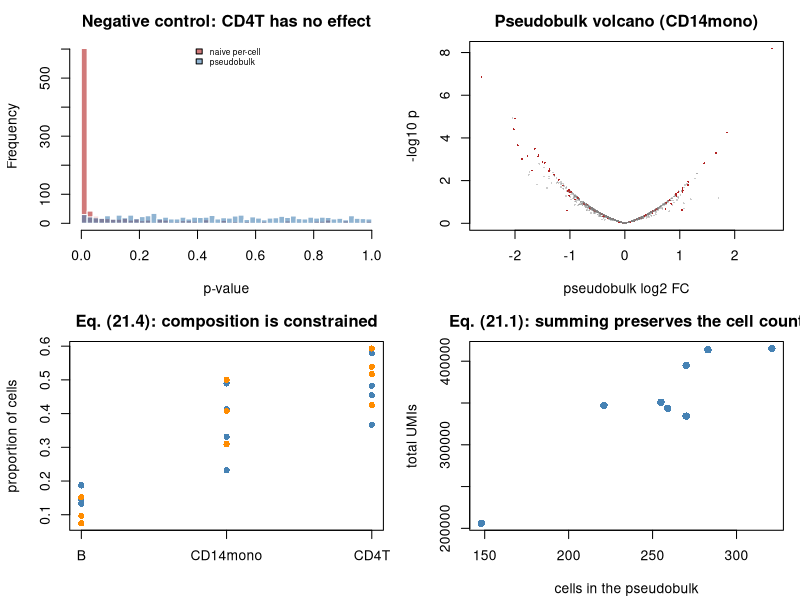

Reproduce this figure in R.
## ---- chunk 1
suppressPackageStartupMessages({library(MASS); library(nlme)})
MODULE_NAME <- "31_single_cell_pseudobulk"
OUT <- file.path(Sys.getenv("STATS_OUT", unset = "results"), MODULE_NAME)
dir.create(OUT, recursive = TRUE, showWarnings = FALSE)
header <- function(txt) cat("\n", strrep("=", 72), "\n", txt, "\n",
                            strrep("=", 72), "\n", sep = "")
## ---- chunk 2
header("1. Simulating a Kang-like multi-donor scRNA-seq experiment")
simulate_sc <- function(n_donors_per_arm = 4, G = 1000, n_de = 100, lfc = 1,
                        cell_types = c("CD4T", "CD14mono", "B"),
                        base_props = c(0.55, 0.30, 0.15),
                        da_effect = c(0, 0.5, -0.5)) {
  donors <- sprintf("D%02d", seq_len(2*n_donors_per_arm) - 1)
  arm <- setNames(rep(c("ctrl", "stim"), each = n_donors_per_arm), donors)
  true_lfc <- numeric(G); de_idx <- sample(G, n_de)
  true_lfc[de_idx] <- rnorm(n_de, 0, lfc)
  base_expr <- exp(rnorm(G, -1.2, 1.4))
  ct_mod <- lapply(cell_types, function(ct) exp(rnorm(G, 0, 0.5)))
  names(ct_mod) <- cell_types
  blocks <- list(); metas <- list()
  for (d in donors) {
    donor_eff <- rnorm(G, 0, 0.45)                 # SHARED by all this donor's cells
    n_cells <- sample(400:900, 1)
    shift <- if (arm[d] == "stim") da_effect else rep(0, length(cell_types))
    logits <- log(base_props) + shift + rnorm(length(cell_types), 0, 0.25)
    props <- exp(logits)/sum(exp(logits))
    ct_assign <- sample(cell_types, n_cells, TRUE, prob = props)
    depth <- rlnorm(n_cells, 0, 0.35)
    for (ct in cell_types) {
      sel <- ct_assign == ct; k <- sum(sel)
      if (k == 0) next
      eff <- if (ct == "CD14mono" && arm[d] == "stim") true_lfc*log(2) else 0
      mu <- base_expr * ct_mod[[ct]] * exp(donor_eff + eff)
      lam <- outer(mu, depth[sel])
      blocks[[length(blocks)+1]] <- matrix(rpois(length(lam), lam), nrow = G)
      metas[[length(metas)+1]] <- data.frame(donor = d, condition = arm[d],
                                             cell_type = ct, depth = depth[sel])
    }
  }
  counts <- do.call(cbind, blocks)
  cell_meta <- do.call(rbind, metas)
  rownames(cell_meta) <- sprintf("C%06d", seq_len(nrow(cell_meta)))
  dimnames(counts) <- list(sprintf("G%04d", seq_len(G)), rownames(cell_meta))
  cell_meta$condition <- factor(cell_meta$condition, levels = c("ctrl", "stim"))
  list(counts = counts, cell_meta = cell_meta,
       truth = data.frame(true_lfc = true_lfc, is_de = true_lfc != 0,
                          row.names = rownames(counts)))
}
set.seed(3101)
sim <- simulate_sc()
X <- sim$counts; cell_meta <- sim$cell_meta; truth <- sim$truth
stopifnot(identical(colnames(X), rownames(cell_meta)))        # eq. (2.1)
cat(sprintf("  %d genes x %d cells from %d donors\n", nrow(X), ncol(X),
            length(unique(cell_meta$donor))))
print(head(table(cell_meta$donor, cell_meta$cell_type), 6))
cat(sprintf("\n  n for CONDITION-level inference = %d donors, NOT %d cells\n",
            length(unique(cell_meta$donor)), ncol(X)))
cat(sprintf("  truly DE genes (in CD14mono only): %d\n", sum(truth$is_de)))
## ---- chunk 3
header("2. Per-cell testing inflates false positives")
per_cell_test <- function(X, cell_meta, cell_type) {
  sel <- cell_meta$cell_type == cell_type
  sub <- X[, sel, drop = FALSE]; cm <- cell_meta[sel, ]
  logn <- log1p(t(t(sub)/colSums(sub)) * 1e4)     # standard log-normalisation
  a <- logn[, cm$condition == "ctrl", drop = FALSE]
  b <- logn[, cm$condition == "stim", drop = FALSE]
  vapply(seq_len(nrow(logn)), function(i)
    suppressWarnings(wilcox.test(a[i, ], b[i, ])$p.value), numeric(1))
}
for (row_ in list(list("CD14mono", TRUE), list("CD4T", FALSE))) {
  ct <- row_[[1]]; has_signal <- row_[[2]]
  p <- per_cell_test(X, cell_meta, ct)
  rej <- p.adjust(p, "BH") < 0.05
  ## The true DE genes were injected into CD14mono ONLY. In any other
  ## compartment there is no condition effect at all, so EVERY rejection is
  ## a false positive.
  tp <- if (has_signal) sum(rej & truth$is_de) else 0
  fp <- if (has_signal) sum(rej & !truth$is_de) else sum(rej)
  cat(sprintf("  %-10s (%-21s): %4d 'DE' genes (TP=%3d, FP=%4d, FDP=%.3f)\n",
              ct, if (has_signal) "real signal present" else "NO real signal at all",
              sum(rej), tp, fp, fp/max(sum(rej), 1)))
}
cat("\n  Look at CD4T. There is NO condition effect there by construction, yet\n")
cat("  the per-cell test calls a large fraction of the transcriptome\n")
cat("  differential. Every one is a false positive, produced by donor-to-donor\n")
cat("  variation counted as within-group noise across pseudoreplicated cells.\n")
sel <- cell_meta$cell_type == "CD4T"
sub <- X[, sel]; cm <- cell_meta[sel, ]
logn <- log1p(t(t(sub)/colSums(sub))*1e4)
g <- order(-rowMeans(logn))[50]
vals <- logn[g, ]
between <- var(tapply(vals, cm$donor, mean))
within <- mean(tapply(vals, cm$donor, var))
icc <- between/(between + within)
m_bar <- mean(table(cm$donor))
cat(sprintf("\n  For a representative CD4T gene:\n"))
cat(sprintf("    ICC (eq. 1.7)           = %.4f\n", icc))
cat(sprintf("    mean cells per donor    = %.0f\n", m_bar))
cat(sprintf("    design effect (eq. 1.8) = %.1f\n", 1 + (m_bar-1)*icc))
cat(sprintf("    SE understated by       = %.1fx\n", sqrt(1 + (m_bar-1)*icc)))
## ---- chunk 4
header("3. Pseudobulk by (cell type x donor), eq. (21.1)")
make_pseudobulk <- function(X, cell_meta, cell_type, min_cells = 10) {
  sel <- cell_meta$cell_type == cell_type
  sub <- X[, sel, drop = FALSE]; cm <- cell_meta[sel, ]
  n_cells <- table(cm$donor)
  keep <- names(n_cells)[n_cells >= min_cells]
  pb <- sapply(keep, function(d) rowSums(sub[, cm$donor == d, drop = FALSE]))
  meta <- data.frame(condition = sapply(keep, function(d) as.character(cm$condition[cm$donor == d][1])),
                     n_cells = as.integer(n_cells[keep]), row.names = keep)
  meta$condition <- factor(meta$condition, levels = c("ctrl", "stim"))
  list(pb = pb, meta = meta)
}
pbo <- make_pseudobulk(X, cell_meta, "CD14mono")
print(pbo$meta)
cat(sprintf("\n  pseudobulk matrix: %d genes x %d SAMPLES\n", nrow(pbo$pb), ncol(pbo$pb)))
cat("  n is now the number of DONORS. This is the whole point.\n")
cat(sprintf("\n  summed library sizes range over donors: %s - %s UMIs\n",
            format(min(colSums(pbo$pb)), big.mark=","),
            format(max(colSums(pbo$pb)), big.mark=",")))
cat("  The library size CARRIES the cell count, so the NB model automatically\n")
cat("  trusts big pseudobulks more. Averaging normalised values discards that\n")
cat("  and gives a 3-cell sample equal influence.\n")
## ---- chunk 5
header("4. Pseudobulk vs mixed model vs naive (21.1)-(21.2)")
pseudobulk_nb <- function(pb, meta, min_count = 10) {
  lib <- colSums(pb)
  keep <- rowSums(pb) >= min_count & rowSums(pb > 0) >= 3
  sub <- pb[keep,, drop = FALSE]
  cond <- as.numeric(meta$condition == "stim")
  Xd <- cbind(1, cond)
  ## One shared dispersion, estimated from the residual spread on the log scale.
  logy <- log2(t(t(sub)/lib) + 1e-6)
  resid <- t(logy) - Xd %*% qr.coef(qr(Xd), t(logy))
  phi <- max(median(colSums(resid^2)/(length(cond) - 2)) * log(2)^2, 0.01)
  res <- t(vapply(seq_len(nrow(sub)), function(i) {
    f <- try(glm(sub[i, ] ~ cond, family = negative.binomial(1/phi),
                 offset = log(lib)), silent = TRUE)
    if (inherits(f, "try-error")) return(c(NA, 1))
    cs <- coef(summary(f, dispersion = 1))          # see Module 30, section 5
    c(cs["cond", 1]/log(2), cs["cond", 4])
  }, numeric(2)))
  out <- data.frame(lfc = res[, 1], pvalue = res[, 2], row.names = rownames(sub))
  out$padj <- p.adjust(out$pvalue, "BH")
  list(res = out, phi = phi)
}
nb_out <- pseudobulk_nb(pbo$pb, pbo$meta)
res_nb <- nb_out$res
p_naive <- per_cell_test(X, cell_meta, "CD14mono")
score <- function(p_or_res, label) {
  if (is.data.frame(p_or_res)) { padj <- p_or_res$padj; idx <- rownames(p_or_res) }
  else { padj <- p.adjust(p_or_res, "BH"); idx <- rownames(truth) }
  t0 <- truth[idx, ]
  rej <- !is.na(padj) & padj < 0.05
  tp <- sum(rej & t0$is_de); fp <- sum(rej & !t0$is_de)
  cat(sprintf("  %-40s%7d%7d%7d%9.2f%8.3f\n", label, sum(rej), tp, fp,
              tp/max(sum(t0$is_de), 1), fp/max(sum(rej), 1)))
}
cat(sprintf("  estimated pseudobulk dispersion = %.4f\n\n", nb_out$phi))
cat(sprintf("  %-40s%7s%7s%7s%9s%8s\n", "method", "rej", "TP", "FP", "sens", "FDP"))
score(p_naive, "naive per-cell Wilcoxon")
score(res_nb, "pseudobulk + NB GLM (21.1)")
cat("\n  Read this honestly: the pseudobulk FDP is not exactly 0.05 either -\n")
cat("  with few rejections, two or three false ones move it a long way. That\n")
cat("  is Monte-Carlo noise on a small denominator, not a failure of FDR\n")
cat("  control. The naive test's FDP is a different animal: a SYSTEMATIC\n")
cat("  breakdown, not sampling variation.\n")

## A donor-aware mixed model on a gene subset, to show the answers agree.
subset_genes <- c(head(rownames(truth)[truth$is_de], 30),
                  head(rownames(truth)[!truth$is_de], 30))
sel <- cell_meta$cell_type == "CD14mono"
sub <- X[subset_genes, sel, drop = FALSE]; cm <- cell_meta[sel, ]
cm$ln_depth <- log(colSums(X[, sel]))
p_glmm <- vapply(subset_genes, function(g) {
  d <- data.frame(y = log1p(sub[g, ]/exp(cm$ln_depth)*1e4),
                  stim = as.numeric(cm$condition == "stim"), donor = cm$donor)
  f <- try(lme(y ~ stim, random = ~ 1 | donor, data = d), silent = TRUE)
  if (inherits(f, "try-error")) NA else summary(f)$tTable["stim", "p-value"]
}, numeric(1))
q_glmm <- p.adjust(p_glmm, "BH")
q_pb <- res_nb[subset_genes, "padj"]
cat(sprintf("\n  On a 60-gene subset (30 DE, 30 null):\n"))
cat(sprintf("    donor-aware mixed model : %d rejected, %d true\n",
            sum(q_glmm < 0.05, na.rm = TRUE),
            sum(q_glmm < 0.05 & truth[subset_genes, "is_de"], na.rm = TRUE)))
cat(sprintf("    pseudobulk NB           : %d rejected, %d true\n",
            sum(q_pb < 0.05, na.rm = TRUE),
            sum(q_pb < 0.05 & truth[subset_genes, "is_de"], na.rm = TRUE)))
cat(sprintf("    rank correlation of p-values: %.3f\n",
            cor(p_glmm, res_nb[subset_genes, "pvalue"], method = "spearman",
                use = "complete.obs")))
cat("\n  The two donor-aware approaches agree closely. Pseudobulk is far\n")
cat("  cheaper and easier to audit, which is why it is the default.\n")
## ---- chunk 6
header("5. Differential ABUNDANCE of cell types (21.3)-(21.4)")
comp <- table(cell_meta$donor, cell_meta$cell_type)
donor_cond <- sapply(rownames(comp), function(d)
  as.character(cell_meta$condition[cell_meta$donor == d][1]))
props <- prop.table(comp, 1)
cat("  Cell-type proportions per donor:\n")
print(round(props, 3))
cat("\n  TRUE log-odds shifts in the stim arm: CD4T 0.0, CD14mono +0.5, B -0.5\n")
cat(sprintf("\n  %-12s%11s%11s%18s%24s\n", "cell type", "mean ctrl", "mean stim",
            "t-test on props", "NB with offset (21.4)"))
for (ct in colnames(comp)) {
  pc <- props[donor_cond == "ctrl", ct]; ps <- props[donor_cond == "stim", ct]
  d <- data.frame(y = as.numeric(comp[, ct]), total = as.numeric(rowSums(comp)),
                  stim = as.numeric(donor_cond == "stim"))
  f <- glm(y ~ stim, data = d, family = negative.binomial(10), offset = log(total))
  cat(sprintf("  %-12s%11.3f%11.3f%18.4f%24.4f\n", ct, mean(pc), mean(ps),
              t.test(pc, ps)$p.value, coef(summary(f, dispersion = 1))["stim", 4]))
}
drift <- mean(props[donor_cond == "stim", "CD4T"]) - mean(props[donor_cond == "ctrl", "CD4T"])
cat(sprintf("\n  The COMPOSITIONAL trap (eq. 2.7). CD4T has NO true effect, yet its\n"))
cat(sprintf("  mean proportion drifted by %+.3f, purely because the other two moved\n", drift))
cat("  and the three proportions must sum to 1. That drift is a SYSTEMATIC\n")
cat("  bias, not noise, so it does NOT average away: add donors and it becomes\n")
cat("  a confident false positive.\n")
cat("\n  Relative abundance cannot distinguish 'monocytes expanded' from\n")
cat("  'everything else contracted' without an absolute measurement - spike-ins,\n")
cat("  counting beads, or cytometry counts. Module 36 develops the log-ratio\n")
cat("  machinery for exactly this problem.\n")
## ---- chunk 7
header("6. The minimum-cell rule")
cat(sprintf("  %11s%13s%11s%6s%6s%8s\n", "min cells", "donors kept", "rejected",
            "TP", "FP", "FDP"))
for (mc in c(1, 10, 50, 200)) {
  pbx <- make_pseudobulk(X, cell_meta, "B", min_cells = mc)
  if (ncol(pbx$pb) < 4 || nlevels(droplevels(pbx$meta$condition)) < 2) {
    cat(sprintf("  %11d%13d   too few donors to analyse\n", mc, ncol(pbx$pb))); next
  }
  r <- pseudobulk_nb(pbx$pb, pbx$meta)$res
  t0 <- truth[rownames(r), ]
  rej <- !is.na(r$padj) & r$padj < 0.05
  ## B cells have NO true differential state, so this is a negative control.
  cat(sprintf("  %11d%13d%11d%6d%6d%8.3f\n", mc, ncol(pbx$pb), sum(rej),
              sum(rej & t0$is_de), sum(rej & !t0$is_de), sum(rej & !t0$is_de)/max(sum(rej),1)))
}
cat("\n  The B compartment has no true effect, so this is a negative control.\n")
cat("  Set the minimum-cell rule BEFORE looking at the outcome (10 is a common\n")
cat("  default), and report how many sample x cell-type combinations it removed.\n")
## ---- chunk 8
png(file.path(OUT, "single_cell.png"), width = 1100, height = 800, res = 110)
par(mfrow = c(2, 2), mar = c(4.2, 4.2, 2.5, 1))
pb_c <- make_pseudobulk(X, cell_meta, "CD4T")
r_c <- pseudobulk_nb(pb_c$pb, pb_c$meta)$res
hist(per_cell_test(X, cell_meta, "CD4T"), breaks = 40,
     col = adjustcolor("firebrick", 0.6), border = "white",
     main = "Negative control: CD4T has no effect", xlab = "p-value")
hist(r_c$pvalue, breaks = 40, col = adjustcolor("steelblue", 0.6),
     border = "white", add = TRUE)
legend("top", c("naive per-cell", "pseudobulk"),
       fill = c(adjustcolor("firebrick",0.6), adjustcolor("steelblue",0.6)),
       bty = "n", cex = 0.6)
t_de <- truth[rownames(res_nb), "is_de"]
plot(res_nb$lfc, -log10(res_nb$pvalue), pch = 16, cex = 0.3,
     col = ifelse(t_de, "firebrick", adjustcolor("grey50", 0.4)),
     xlab = "pseudobulk log2 FC", ylab = "-log10 p",
     main = "Pseudobulk volcano (CD14mono)")
matplot(t(props), type = "p", pch = 16, col = ifelse(donor_cond == "stim", "darkorange", "steelblue"),
        xaxt = "n", xlab = "", ylab = "proportion of cells",
        main = "Eq. (21.4): composition is constrained")
axis(1, seq_len(ncol(props)), colnames(props))
plot(pbo$meta$n_cells, colSums(pbo$pb), pch = 16, col = "steelblue", cex = 1.2,
     xlab = "cells in the pseudobulk", ylab = "total UMIs",
     main = "Eq. (21.1): summing preserves the cell count")
invisible(dev.off())
cat("\nFigure written to", file.path(OUT, "single_cell.png"), "\n")
## ---- chunk 9

## ---- chunk 10

## ---- chunk 11
# for (nd in c(3, 5, 8)) {
#   set.seed(500 + nd)
#   s <- simulate_sc(n_donors_per_arm = nd)
#   pbx <- make_pseudobulk(s$counts, s$cell_meta, "CD14mono")
#   r <- pseudobulk_nb(pbx$pb, pbx$meta)$res
#   t0 <- s$truth[rownames(r), ]
#   rej <- !is.na(r$padj) & r$padj < 0.05
#   cat(sprintf("  %d donors/arm: %4d rejected, sens=%.2f, FDP=%.3f\n", nd, sum(rej),
#               sum(rej & t0$is_de)/max(sum(t0$is_de),1),
#               sum(rej & !t0$is_de)/max(sum(rej),1)))
# }
#
# ## Donors dominate. Eq. (1.6) says Var(mean) -> sigma_b^2/n_donors no matter
# ## how many cells you sequence, and eq. (9.7) says the cost-optimal cells per
# ## donor is modest whenever donor variability is large - which it always is in
# ## human studies. Three donors cannot be rescued by a million cells.
## ---- chunk 12

## ---- chunk 13

## ---- chunk 14
# sel <- cell_meta$cell_type == "CD4T"
# sub <- X[, sel]
# logn <- log1p(t(t(sub)/colSums(sub))*1e4)
# pcs <- prcomp(t(logn), center = TRUE, rank. = 15)$x
# lab <- kmeans(pcs, 2, nstart = 25)$cluster
# p_marker <- vapply(seq_len(nrow(logn)), function(i)
#   t.test(logn[i, lab == 1], logn[i, lab == 2])$p.value, numeric(1))
# cat(sprintf("  cluster 'markers' at p<0.05 : %.1f%%\n", 100*mean(p_marker < 0.05)))
# cat(sprintf("  surviving BH FDR 0.05       : %d\n",
#             sum(p.adjust(p_marker, "BH") < 0.05)))
# pb_c2 <- make_pseudobulk(X, cell_meta, "CD4T")
# r_c2 <- pseudobulk_nb(pb_c2$pb, pb_c2$meta)$res
# cat(sprintf("  valid pseudobulk condition test, p<0.05: %.1f%%\n",
#             100*mean(r_c2$pvalue < 0.05, na.rm = TRUE)))
#
# ## The clusters were DEFINED by the same expression values being tested, so
# ## essentially every gene comes out "significant" (Module 18, double dipping).
# ## Cluster markers DESCRIBE the clustering; they are not evidence about the
# ## conditions.
## ---- chunk 15

## ---- chunk 16

## ---- chunk 17
# sel <- cell_meta$cell_type == "CD14mono"
# sub <- X[, sel]; cm <- cell_meta[sel, ]
# ln <- log1p(t(t(sub)/colSums(sub))*1e4)
# pbm <- sapply(unique(cm$donor), function(d) rowMeans(ln[, cm$donor == d, drop = FALSE]))
# cond_m <- sapply(unique(cm$donor), function(d) as.character(cm$condition[cm$donor == d][1]))
# p_mean <- vapply(seq_len(nrow(pbm)), function(i)
#   t.test(pbm[i, cond_m == "ctrl"], pbm[i, cond_m == "stim"])$p.value, numeric(1))
# q_mean <- p.adjust(p_mean, "BH")
# cat(sprintf("  mean-of-normalised: %d rejected, %d true\n", sum(q_mean < 0.05),
#             sum(q_mean < 0.05 & truth$is_de)))
# score(res_nb, "sum-of-counts + NB GLM")
#
# ## Now cripple one donor: keep only 15 of its CD14mono cells.
# set.seed(1)
# bad <- which(cm$donor == "D00")
# drop <- sample(bad, max(length(bad) - 15, 0))
# keep_mask <- !(colnames(X) %in% colnames(sub)[drop])
# pbk <- make_pseudobulk(X[, keep_mask], cell_meta[keep_mask, ], "CD14mono", min_cells = 1)
# cat(sprintf("  after crippling D00 to 15 cells: its pseudobulk library size is\n"))
# cat(sprintf("    %s UMIs vs a median of %s across donors\n",
#             format(sum(pbk$pb[, "D00"]), big.mark = ","),
#             format(median(colSums(pbk$pb)), big.mark = ",")))
#
# ## The NB model AUTOMATICALLY down-weights D00 via the offset, because its
# ## library size is tiny. The mean-of-normalised pseudobulk gives D00 exactly
# ## the same weight as a 900-cell donor, so one noisy donor can drive the whole
# ## result.
